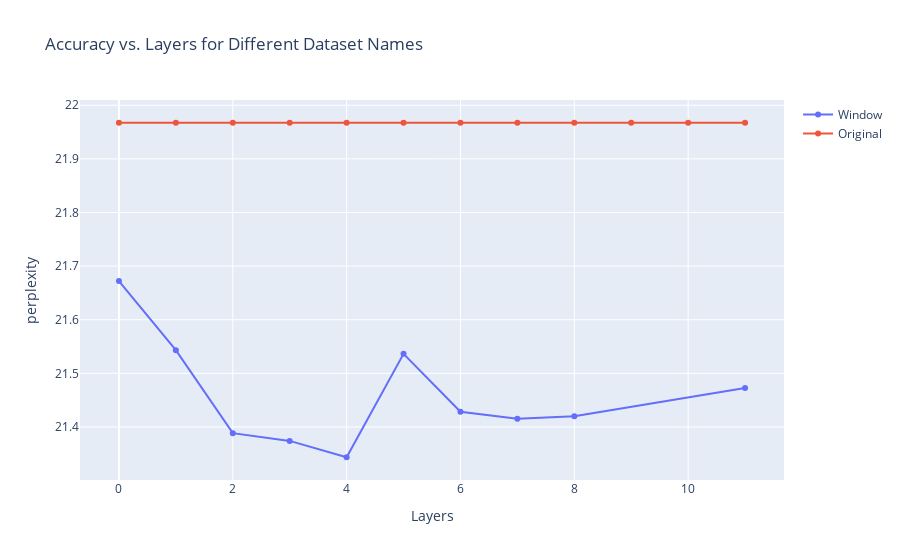

The cell this chart's notebook holds for it:
### Code cell
data = []
for name, group_data in baseline[(baseline['model_name']!='Original')].sort_values(by='layers').groupby('model_name'):
    layers = group_data['layers']
    accuracy = group_data[results_metric]
    data.append(go.Scatter(x=layers, y=accuracy, name=name))
layers = list(range(12))
accuracy = 21.967364

data.append(go.Scatter(x=layers, y=[accuracy for i in layers], name='Original'))
fig = go.Figure(data=data)
fig.update_layout(xaxis_title='Layers', yaxis_title=results_metric)
fig.update_layout(title='Accuracy vs. Layers for Different Dataset Names')
fig.show()

### Figure 1 — Plotly figure (JSON) as saved in the notebook; plotly's stock layout.template omitted (floating-point values rounded to 4 significant figures)
{"data": [{"name": "Window", "type": "scatter", "x": [0, 1, 2, 3, 4, 5, 6, 7, 8, 11], "y": [21.67, 21.54, 21.39, 21.37, 21.34, 21.54, 21.43, 21.42, 21.42, 21.47]}, {"name": "Original", "type": "scatter", "x": [0, 1, 2, 3, 4, 5, 6, 7, 8, 9, 10, 11], "y": [21.97, 21.97, 21.97, 21.97, 21.97, 21.97, 21.97, 21.97, 21.97, 21.97, 21.97, 21.97]}], "layout": {"autosize": true, "title": {"text": "Accuracy vs. Layers for Different Dataset Names"}, "xaxis": {"autorange": true, "range": [-0.6672, 11.67], "title": {"text": "Layers"}, "type": "linear"}, "yaxis": {"autorange": true, "range": [21.29, 22.02], "title": {"text": "perplexity"}, "type": "linear"}}}
